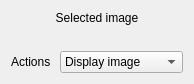
<?xml version="1.0" encoding="UTF-8"?>
<ui version="4.0">
 <class>ActionDialog</class>
 <widget class="QWidget" name="ActionDialog">
  <property name="geometry">
   <rect>
    <x>0</x>
    <y>0</y>
    <width>178</width>
    <height>71</height>
   </rect>
  </property>
  <property name="windowTitle">
   <string/>
  </property>
  <layout class="QGridLayout" name="gridLayout">
   <item row="1" column="0" colspan="2">
    <widget class="QLabel" name="pictureLabel">
     <property name="text">
      <string/>
     </property>
     <property name="alignment">
      <set>Qt::AlignCenter</set>
     </property>
    </widget>
   </item>
   <item row="2" column="0">
    <widget class="QLabel" name="actionSelectLabel">
     <property name="text">
      <string>Actions </string>
     </property>
     <property name="buddy">
      <cstring>actionSelectComboBox</cstring>
     </property>
    </widget>
   </item>
   <item row="2" column="1">
    <widget class="KComboBox" name="actionSelectComboBox">
     <item>
      <property name="text">
       <string>Display image</string>
      </property>
     </item>
     <item>
      <property name="text">
       <string>Download image</string>
      </property>
     </item>
    </widget>
   </item>
   <item row="0" column="0" colspan="2">
    <widget class="QLabel" name="captionLabel">
     <property name="text">
      <string>Selected image</string>
     </property>
     <property name="alignment">
      <set>Qt::AlignCenter</set>
     </property>
    </widget>
   </item>
  </layout>
 </widget>
 <customwidgets>
  <customwidget>
   <class>KComboBox</class>
   <extends>QComboBox</extends>
   <header>kcombobox.h</header>
  </customwidget>
 </customwidgets>
 <resources/>
 <connections/>
</ui>
